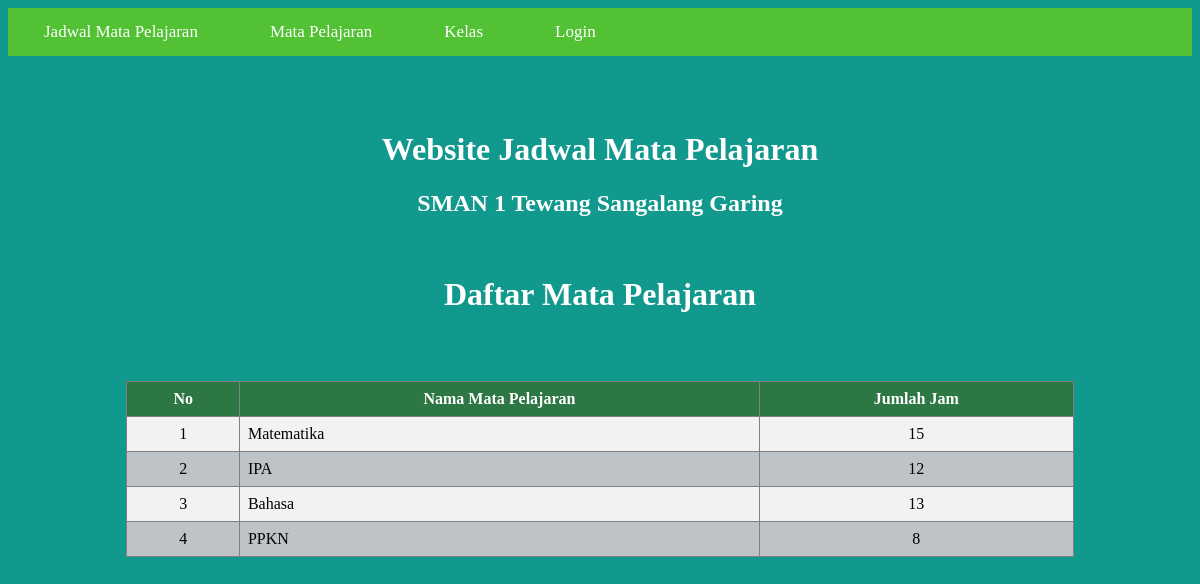
/tampil_mapel.php, run on the app's committed database.
### tables this page shows
CREATE TABLE `tabel_mapel` (
  `id_mapel` int(3) NOT NULL,
  `nama_mapel` varchar(30) NOT NULL,
  `jumlah_jam` int(2) NOT NULL
);

### koneksi.php (called while the page is built, shortened)
<?php
class database{
	var $host = "localhost";
	var $username = "root";
	var $password = "";
	var $database = "sman1tewangsangalang";
	var $koneksi = "";
	function __construct(){
		$this->koneksi = mysqli_connect($this->host, $this->username, $this->password,$this->database);
	}
	function tampil_mapel()
	{
		$data = mysqli_query($this->koneksi,"select * from tabel_mapel");
		while($row = mysqli_fetch_array($data)){
			$hasil[] = $row;
		}
		return $hasil;
	}
}
?>

### tampil_mapel.php (the view, shortened to what this page needs)
<?php
include('koneksi.php');
$db = new database();
$data_mapel = $db->tampil_mapel();
?>
<!DOCTYPE html>
<html>
<head>
</head>
<body bgcolor="#11998e">
	<?php
	include('navbar2.php');
	?>
	<br><br><br>
    <center><h1>Website Jadwal Mata Pelajaran</h1><center>
	<center><h2>SMAN 1 Tewang Sangalang Garing</h2><center>
    <br>
    <center><h1>Daftar Mata Pelajaran</h1><center>
	<br><br>
	<table border="1">
		<tr >
			<th style="text-align: center">No</th>
			<th style="text-align: center">Nama Mata Pelajaran</th>
			<th style="text-align: center">Jumlah Jam</th>
		</tr>
		<?php
		$no = 1;
		foreach($data_mapel as $row){
			?>
			<tr>
				<td style="text-align: center"><?php echo $no++; ?></td>
				<td><?php echo $row['nama_mapel']; ?></td>
				<td style="text-align: center"><?php echo $row['jumlah_jam']; ?></td>
			</tr>
			<?php
		}
		?>
	</table>
</body>
</html>

### tampil_mapel.php (style rules this page uses)
* { font-family: "Montserrat"; }
table { border-collapse: collapse; width: 80%; margin: 10px auto 10px auto; }
h1, h2 { color: #fff; }
th, td { text-align: left; padding: 8px; }
tr:nth-child(even) { background-color: #f2f2f2 }
tr:nth-child(odd) { background-color: #bdc3c7 }
th { background-color: #2C7744; color: white; }

### data on the page
tabel_mapel: nama_mapel "Matematika", jumlah_jam "15"
tabel_mapel: nama_mapel "IPA", jumlah_jam "12"
tabel_mapel: nama_mapel "Bahasa", jumlah_jam "13"
tabel_mapel: nama_mapel "PPKN", jumlah_jam "8"
